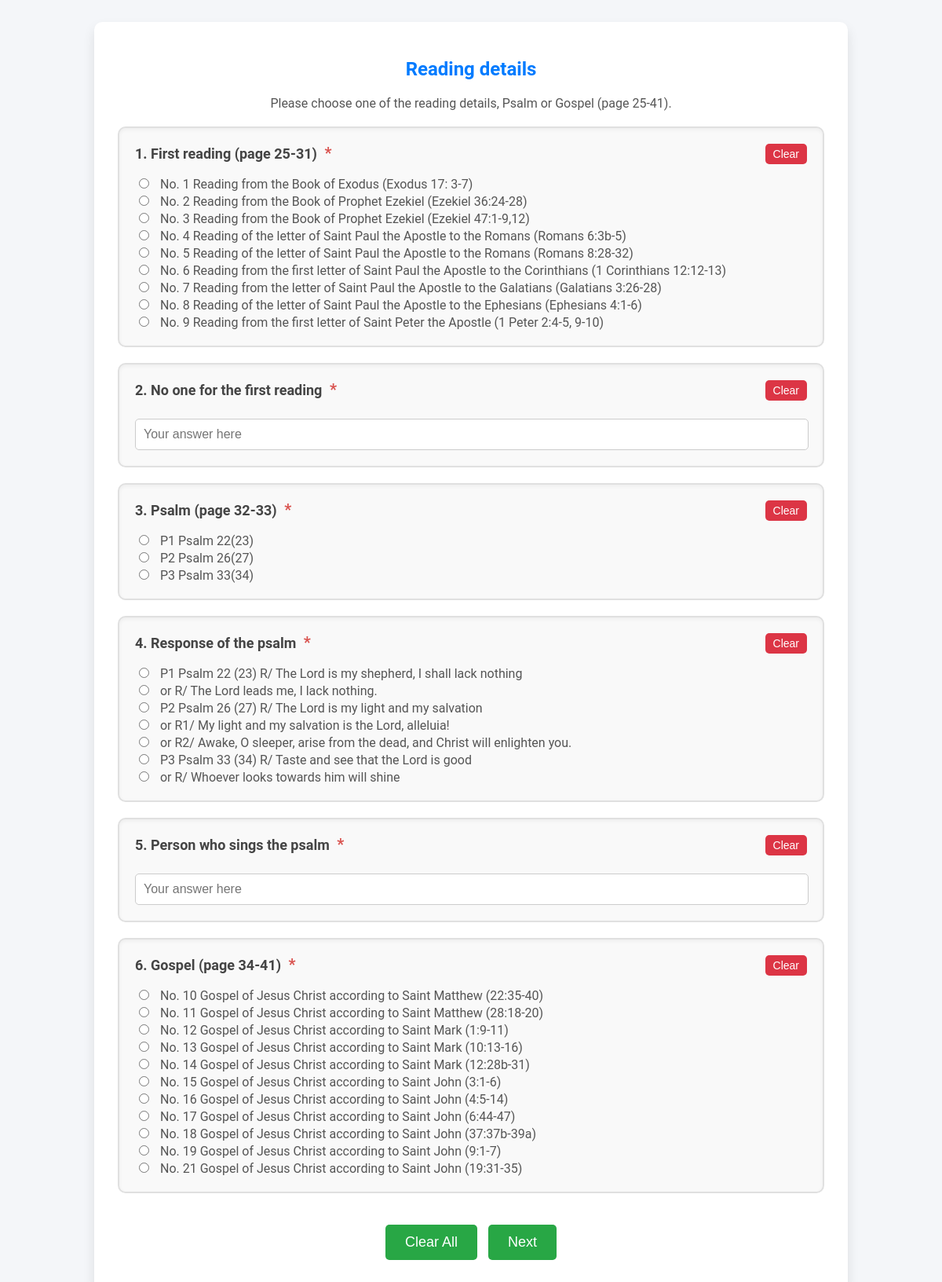
Page /baptism/section/READING DETAILS/ on the committed database.
### baptism/models.py (models this page shows, shortened)
class Question(models.Model):
    ANSWER_TYPE_CHOICES = [
        ('radio', 'Radio'),
        ('text', 'Text'),
        ('checkbox','Checkbox')
    ]
    STATUS_CHOICES = [
        ('active', 'Active'),
        ('inactive', 'Inactive'),
    ]
    COMPULSORY_CHOICES = [
        ('yes', 'Yes'),
        ('no', 'No'),
    ]
    CHOICES = [
        ('yes', 'Yes'),
        ('no', 'No'),
    ]
    SECTION_CHOICES = [
        ('READING DETAILS', 'READING DETAILS'),
        ('THE PRAYER OF THE ASSEMBLY','THE PRAYER OF THE ASSEMBLY'),
        ('SPECIAL SAINTS TO COMMEMORATE','SPECIAL SAINTS TO COMMEMORATE'),
        ('SONG SELECTION','SONG SELECTION'),
        ('REMARKS','REMARKS'),
        ('AUTHORIZATION','AUTHORIZATION'),
        ('FINANCIAL PARTICIPATION','FINANCIAL PARTICIPATION'),
    ]
    q_id = models.AutoField(primary_key=True)
    order_id = models.IntegerField(unique=True)
    question_text = models.CharField(max_length=255)
    section = models.CharField(max_length=50,choices=SECTION_CHOICES)
    answer_type = models.CharField(max_length=10, choices=ANSWER_TYPE_CHOICES)
    expand_question = models.CharField(max_length=3, choices=CHOICES)
    compulsary = models.CharField(max_length=3, choices=COMPULSORY_CHOICES)
    status = models.CharField(max_length=10, choices=STATUS_CHOICES)
    created_time = models.DateTimeField(default=now)

class Option(models.Model):
    STATUS_CHOICES = [
        ('Active', 'Active'),
        ('Inactive', 'Inactive'),
    ]
    TYPE_CHOICES = [
        ('Radio', 'Radio'),
        ('Text', 'Text'),
        ('Checkbox','Checkbox')
    ]
    option_id = models.AutoField(primary_key=True)
    q_id = models.ForeignKey(Question, on_delete=models.CASCADE, to_field='q_id', related_name='options')
    value = models.CharField(max_length=255)
    status = models.CharField(max_length=10, choices=STATUS_CHOICES, default='Active')
    type = models.CharField(max_length=10, choices=TYPE_CHOICES, default='Radio')
    created_time = models.DateTimeField(auto_now_add=True)

### baptism/views.py (the view, shortened to what this page needs)
# urls.py: path('section/<str:section_name>/', section_questions, name='section_questions'),
def section_questions(request, section_name):
    section_name = section_name.upper()
    if section_name not in SECTIONS:
        messages.error(request, "Invalid section. Redirecting to the first section.")
        return redirect('section_questions', section_name=SECTIONS[0].lower())
    questions = Question.objects.filter(section=section_name, status="active")
    current_index = SECTIONS.index(section_name)
    prev_section = SECTIONS[current_index - 1].lower() if current_index > 0 else None
    next_section = SECTIONS[current_index + 1].lower() if current_index < len(SECTIONS) - 1 else None
    section_description = SECTION_DESCRIPTIONS.get(section_name, "")
    context = {
        "section_name": section_name.capitalize(),
        "section_description": section_description,
        "questions": questions,
        "prev_section": prev_section,
        "next_section": next_section,
    }
    return render(request, "section_questions.html", context)

### baptism/templates/section_questions.html (shortened to what this page needs)
<!DOCTYPE html>
<html lang="en">
<head>
</head>
<body>
    <div class="container">
        <h1>{{ section_name }} </h1>
        <p style="text-align: center; color: #555; font-size: 16px; margin-bottom: 20px;">
            {{ section_description }}
        </p>
        <form method="POST" id="questionForm">
            {% for question in questions %}
                <div class="question-box" id="question_{{ question.q_id }}">
                    <label class="question-title">
                        {{ question.order_id }}. {{ question.question_text }}
                        {% if question.compulsary == "yes" %}
                            <span class="required">*</span>
                        {% endif %}
                    </label>
                    {% if question.answer_type == "text" %}
                        <input type="text" name="answer_{{ question.q_id }}" id="answer_{{ question.q_id }}" placeholder="Your answer here">
                    {% elif question.answer_type == "radio" %}
                        {% for option in question.options.all %}
                            <input type="radio" name="answer_{{ question.q_id }}" id="answer_{{ question.q_id }}_{{ option.value }}" value="{{ option.value }}">
                            <label>{{ option.value }}</label><br>
                        {% endfor %}
                    {% endif %}
                    <button type="button" class="clear-button" onclick="clearAnswer('{{ question.q_id }}')">Clear</button>
                </div>
            {% endfor %}
            <div class="navigation-buttons">
                <button type="button" class="clear-all" onclick="clearAllAnswers()">Clear All</button>
                {% if next_section %}
                    <button type="submit">Next</button>
                {% endif %}
            </div>
        </form>
    </div>
</body>
</html>

### baptism/templates/section_questions.html (style rules this page uses)
body { font-family: 'Roboto', Arial, sans-serif; background-color: #f4f6f9; padding: 20px; color: #333; }
.container { max-width: 900px; margin: auto; background-color: #ffffff; padding: 30px; border-radius: 10px; box-shadow: 0 8px 15px rgba(0, 0, 0, 0.1); }
h1 { text-align: center; color: #007bff; font-size: 24px; margin-bottom: 20px; }
.question-box { background-color: #f9f9f9; border: 2px solid #e0e0e0; border-radius: 10px; padding: 20px; margin-bottom: 20px; box-shadow: inset 0 2px 5px rgba(0, 0, 0, 0.05); position: relative; }
.question-title { font-weight: bold; font-size: 18px; color: #444; margin-bottom: 15px; display: block; }
.question-title .required { color: #d9534f; font-size: 20px; margin-left: 5px; }
input[type="text"], input[type="checkbox"] { margin-top: 10px; }
input[type="text"] { width: calc(100% - 20px); padding: 10px; border: 1px solid #ccc; border-radius: 5px; font-size: 16px; }
input[type="radio"], input[type="checkbox"] { margin-top: 5px; margin-right: 10px; }
label { font-size: 16px; color: #555; }
.clear-button { position: absolute; top: 20px; right: 20px; background-color: #dc3545; color: white; padding: 5px 10px; border: none; border-radius: 5px; cursor: pointer; font-size: 14px; }
.navigation-buttons { text-align: center; margin-top: 30px; }
.navigation-buttons a, .navigation-buttons button { text-decoration: none; padding: 12px 25px; font-size: 18px; border-radius: 5px; border: none; cursor: pointer; color: white; margin: 10px 5px; display: inline-block; transition: all 0.3s ease; }
.navigation-buttons button { background-color: #28a745; }
.clear-all { background-color: #dc3545; color: white; }

### rows in the picture
Question: order_id "1", question_text "First reading (page 25-31)"
Option: value "No. 1 Reading from the Book of Exodus (Exodus 17: 3-7)"
Option: value "No. 2 Reading from the Book of Prophet Ezekiel (Ezekiel 36:24-28)"
Option: value "No. 3 Reading from the Book of Prophet Ezekiel (Ezekiel 47:1-9,12)"
Option: value "No. 4 Reading of the letter of Saint Paul the Apostle to the Romans (Romans 6:3b-5)"
Option: value "No. 5 Reading of the letter of Saint Paul the Apostle to the Romans (Romans 8:28-32)"
Option: value "No. 6 Reading from the first letter of Saint Paul the Apostle to the Corinthians (1 Corinthians 12:12-13)"
Option: value "No. 7 Reading from the letter of Saint Paul the Apostle to the Galatians (Galatians 3:26-28)"
Option: value "No. 8 Reading of the letter of Saint Paul the Apostle to the Ephesians (Ephesians 4:1-6)"
Option: value "No. 9 Reading from the first letter of Saint Peter the Apostle (1 Peter 2:4-5, 9-10)"
Question: order_id "2", question_text "No one for the first reading"
Question: order_id "3", question_text "Psalm (page 32-33)"
Option: value "P1 Psalm 22(23)"
Option: value "P2 Psalm 26(27)"
Option: value "P3 Psalm 33(34)"
Question: order_id "4", question_text "Response of the psalm"
Option: value "P1 Psalm 22 (23) R/ The Lord is my shepherd, I shall lack nothing"
Option: value "or R/ The Lord leads me, I lack nothing."
Option: value "P2 Psalm 26 (27) R/ The Lord is my light and my salvation"
Option: value "or R1/ My light and my salvation is the Lord, alleluia!"
Option: value "or R2/ Awake, O sleeper, arise from the dead, and Christ will enlighten you."
Option: value "P3 Psalm 33 (34) R/ Taste and see that the Lord is good"
Option: value "or R/ Whoever looks towards him will shine"
Question: order_id "5", question_text "Person who sings the psalm"
Question: order_id "6", question_text "Gospel (page 34-41)"
Option: value "No. 10 Gospel of Jesus Christ according to Saint Matthew (22:35-40)"
Option: value "No. 11 Gospel of Jesus Christ according to Saint Matthew (28:18-20)"
Option: value "No. 12 Gospel of Jesus Christ according to Saint Mark (1:9-11)"
Option: value "No. 13 Gospel of Jesus Christ according to Saint Mark (10:13-16)"
Option: value "No. 14 Gospel of Jesus Christ according to Saint Mark (12:28b-31)"
Option: value "No. 15 Gospel of Jesus Christ according to Saint John (3:1-6)"
Option: value "No. 16 Gospel of Jesus Christ according to Saint John (4:5-14)"
Option: value "No. 17 Gospel of Jesus Christ according to Saint John (6:44-47)"
Option: value "No. 18 Gospel of Jesus Christ according to Saint John (37:37b-39a)"
Option: value "No. 19 Gospel of Jesus Christ according to Saint John (9:1-7)"
Option: value "No. 21 Gospel of Jesus Christ according to Saint John (19:31-35)"

### other values in the picture
{{ section_name }} "Reading details"
{{ section_description }} "Please choose one of the reading details, Psalm or Gospel (page 25-41)."
